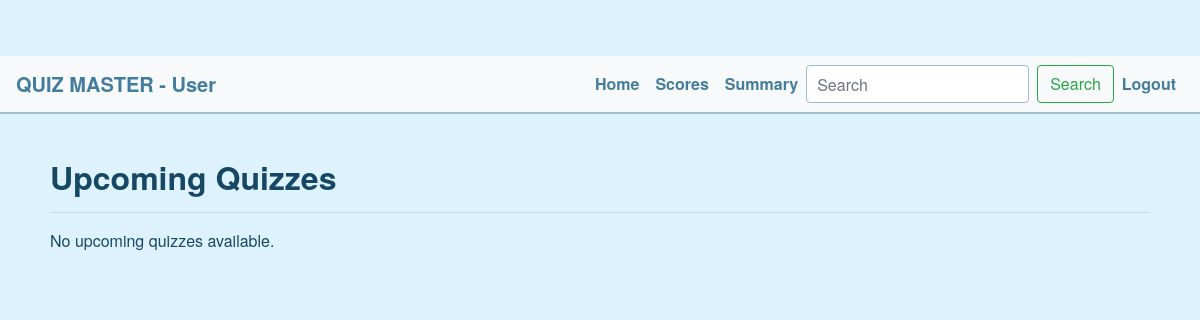
Page /user/dashboard (signed in) on the earlier database version.
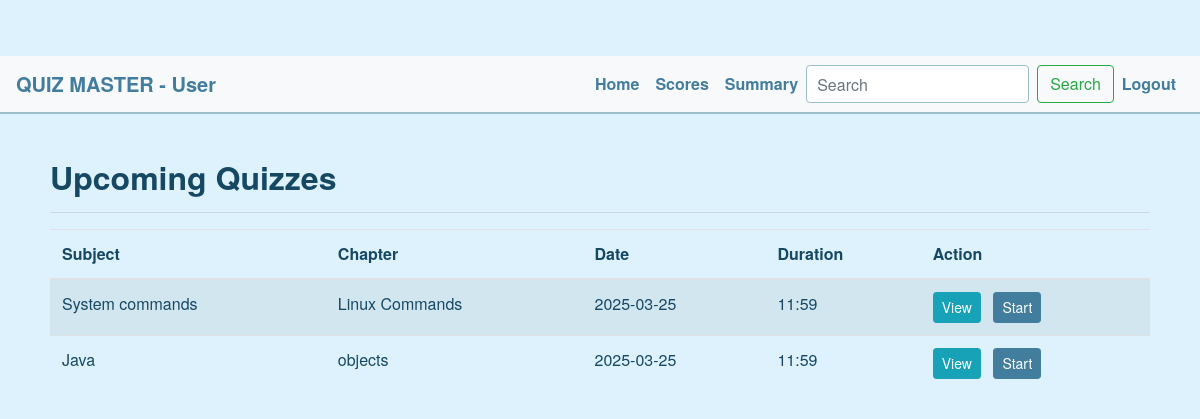
Same page on the later database version.
### controllers/models.py (models this page shows, shortened)
class Quiz(db.Model):
    __tablename__ = 'quizzes'
    id = db.Column(db.Integer, primary_key=True)
    chapter_id = db.Column(db.Integer, db.ForeignKey('chapters.id'), nullable=False)
    date_of_quiz = db.Column(db.DateTime, nullable=False)
    time_duration = db.Column(db.String(50), nullable=False)  # Format: "HH:MM"
    remarks = db.Column(db.Text)
    questions = db.relationship('Question', backref='quiz',lazy=True)
    scores = db.relationship('Score', backref='quiz', lazy=True)

class Subject(db.Model):
    __tablename__ = 'subjects'
    id = db.Column(db.Integer, primary_key=True)
    name = db.Column(db.String(100), unique=True, nullable=False)
    description = db.Column(db.Text)
    chapters = db.relationship('Chapter', backref='subject', lazy=True)#related data is loaded when accessed by chapter

class Chapter(db.Model):
    __tablename__ = 'chapters'
    id = db.Column(db.Integer, primary_key=True)
    name = db.Column(db.String(100), nullable=False)
    description = db.Column(db.Text)
    subject_id = db.Column(db.Integer, db.ForeignKey('subjects.id', ondelete="CASCADE"), nullable=False)
    quizzes = db.relationship('Quiz', backref='chapter', lazy=True)

### controllers/user_routes.py (the view)
    @app.route('/user/dashboard')
    def user_dashboard():
        if 'user_id' not in session:
            flash("Please log in first.", "warning")
            return redirect(url_for('login'))
        today = datetime.now().date()
        available_quiz = Quiz.query.filter(Quiz.date_of_quiz >= today).all()
        return render_template('user_dashboard.html', quizzes=available_quiz)

### templates/user_dashboard.html (shortened to what this page needs)
{% extends 'base.html' %}
{% block content %}
<nav class="navbar navbar-expand-lg navbar-light bg-light">
  <a class="navbar-brand" href="#">QUIZ MASTER - User</a>
  <div class="collapse navbar-collapse" id="navbarNav">
    <ul class="navbar-nav ml-auto">
      <li class="nav-item">
        <a class="nav-link" href="{{ url_for('user_dashboard') }}">Home</a>
      </li>
      <li class="nav-item">
        <a class="nav-link" href="{{ url_for('user_scores') }}">Scores</a>
      </li>
      <li class="nav-item">
        <a class="nav-link" href="{{ url_for('user_summary') }}">Summary</a>
      </li>
      <form class="form-inline my-2 my-lg-0" method="GET" action="{{ url_for('user_search') }}">
        <input class="form-control mr-sm-2" type="search" name="q" placeholder="Search" aria-label="Search">
        <button class="btn btn-outline-success my-2 my-sm-0" type="submit">Search</button>
      </form>
      <li class="nav-item">
        <a class="nav-link" href="{{ url_for('logout') }}">Logout</a>
      </li>
    </ul>
  </div>
</nav>
<div class="container mt-4">
  <h2>Upcoming Quizzes</h2>
  <hr>
  {% if quizzes %}
    <table class="table table-striped">
      <thead>
        <tr>
          <th>Subject</th>
          <th>Chapter</th>
          <th>Date</th>
          <th>Duration</th>
          <th>Action</th>
        </tr>
      </thead>
      <tbody>
      {% for quiz in quizzes %}
        <tr>
          <td>{{ quiz.chapter.subject.name }}</td>
          <td>{{ quiz.chapter.name }}</td>
          <td>{{ quiz.date_of_quiz.strftime('%Y-%m-%d') if quiz.date_of_quiz else '' }}</td>
          <td>{{ quiz.time_duration }}</td>
          <td>
            <a href="{{ url_for('view_quiz_details', quiz_id=quiz.id) }}" class="btn btn-info btn-sm mr-2">View</a>
            <a href="{{ url_for('start_quiz', quiz_id=quiz.id) }}" class="btn btn-primary btn-sm">Start</a>
          </td>
        </tr>
      {% endfor %}
      </tbody>
    </table>
  {% else %}
    <p>No upcoming quizzes available.</p>
  {% endif %}
</div>
{% endblock %}

Differences in the rows shown:
added Quiz: chapter.subject.name "System commands", chapter.name "Linux Commands", date_of_quiz "2025-03-25", time_duration "11:59"
added Quiz: chapter.subject.name "Java", chapter.name "objects", date_of_quiz "2025-03-25", time_duration "11:59"
Other differences:
text no longer shown: "No upcoming quizzes available."
text now shown: "Subject Chapter Date Duration Action"
